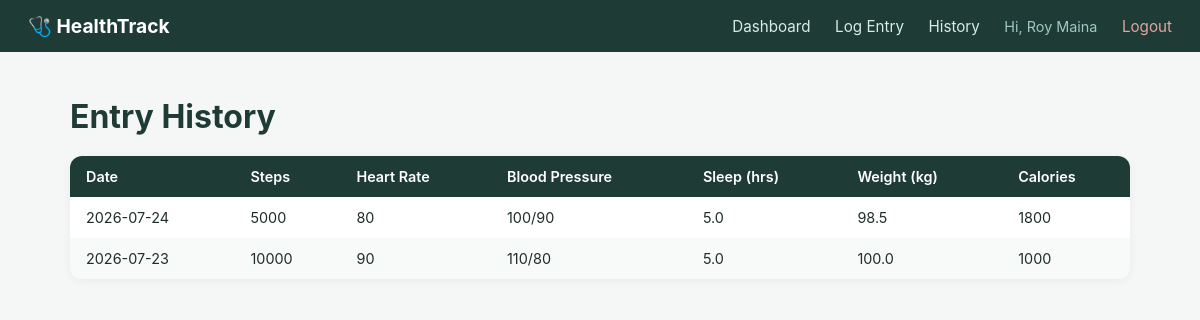
Screenshot of /history (signed in) with the database file from the repository.
### tables this page shows
CREATE TABLE entries (
        id INTEGER PRIMARY KEY AUTOINCREMENT,
        user_id INTEGER NOT NULL,
        entry_date TEXT NOT NULL,
        steps INTEGER,
        heart_rate INTEGER,
        bp_systolic INTEGER,
        bp_diastolic INTEGER,
        sleep_hours REAL,
        weight_kg REAL,
        calories INTEGER,
        created_at TEXT NOT NULL,
        FOREIGN KEY (user_id) REFERENCES users(id) ON DELETE CASCADE
    );

### app.py (the view)
@app.route("/history")
@login_required
def history():
    conn = get_db()
    rows = conn.execute(
        "SELECT * FROM entries WHERE user_id = ? ORDER BY entry_date DESC",
        (session["user_id"],),
    ).fetchall()
    conn.close()
    return render_template("history.html", rows=rows)

### app.py (called while the page is built)
def get_db():
    conn = sqlite3.connect(DB_PATH)
    conn.row_factory = sqlite3.Row
    conn.execute("PRAGMA foreign_keys = ON")
    return conn

def login_required(f):
    from functools import wraps
    @wraps(f)
    def wrapper(*args, **kwargs):
        if "user_id" not in session:
            return redirect(url_for("login"))
        return f(*args, **kwargs)
    return wrapper

### templates/history.html (shortened to what this page needs)
{% extends "base.html" %}
{% block content %}
<h1 class="page-title">Entry History</h1>
<div class="table-wrap">
<table class="data-table">
    <thead>
        <tr>
            <th>Date</th>
            <th>Steps</th>
            <th>Heart Rate</th>
            <th>Blood Pressure</th>
            <th>Sleep (hrs)</th>
            <th>Weight (kg)</th>
            <th>Calories</th>
        </tr>
    </thead>
    <tbody>
        {% for r in rows %}
        <tr>
            <td>{{ r['entry_date'] }}</td>
            <td>{{ r['steps'] if r['steps'] is not none else '—' }}</td>
            <td>{{ r['heart_rate'] if r['heart_rate'] is not none else '—' }}</td>
            <td>{% if r['bp_systolic'] %}{{ r['bp_systolic'] }}/{{ r['bp_diastolic'] }}{% else %}—{% endif %}</td>
            <td>{{ r['sleep_hours'] if r['sleep_hours'] is not none else '—' }}</td>
            <td>{{ r['weight_kg'] if r['weight_kg'] is not none else '—' }}</td>
            <td>{{ r['calories'] if r['calories'] is not none else '—' }}</td>
        </tr>
        {% else %}
        <tr><td colspan="7" class="empty-row">No entries yet. <a href="{{ url_for('new_entry') }}">Log your first one</a>.</td></tr>
        {% endfor %}
    </tbody>
</table>
</div>
{% endblock %}

### templates/base.html (shortened to what this page needs)
<!DOCTYPE html>
<html lang="en">
<head>
<link rel="stylesheet" href="{{ url_for('static', filename='style.css') }}">
</head>
<body>
{% if session.get('user_id') %}
<nav class="navbar">
    <div class="nav-brand">🩺 HealthTrack</div>
    <div class="nav-links">
        <a href="{{ url_for('dashboard') }}">Dashboard</a>
        <a href="{{ url_for('new_entry') }}">Log Entry</a>
        <a href="{{ url_for('history') }}">History</a>
        <span class="nav-user">Hi, {{ session.get('user_name') }}</span>
        <a href="{{ url_for('logout') }}" class="logout-link">Logout</a>
    </div>
</nav>
{% endif %}
<div class="container">
    {% block content %}{% endblock %}
</div>
</body>
</html>

### static/style.css (style rules this page uses)
* { box-sizing: border-box; }
body { margin: 0; font-family: -apple-system, BlinkMacSystemFont, 'Segoe UI', Roboto, sans-serif; background: #f4f7f6; color: #1f2d2b; }
.container { max-width: 1100px; margin: 0 auto; padding: 24px 20px 60px; }
.navbar { background: #1f3b36; color: white; display: flex; justify-content: space-between; align-items: center; padding: 14px 28px; }
.nav-brand { font-weight: 700; font-size: 1.2rem; }
.nav-links a { color: #d7ece7; text-decoration: none; margin-left: 20px; font-size: 0.95rem; }
.nav-user { margin-left: 20px; color: #9fc9c0; font-size: 0.9rem; }
.logout-link { color: #e2a6a6 !important; }
.page-title { color: #1f3b36; margin-bottom: 20px; }
.table-wrap { background: white; border-radius: 12px; overflow: hidden; box-shadow: 0 2px 10px rgba(0,0,0,0.05); }
.data-table { width: 100%; border-collapse: collapse; }
.data-table th, .data-table td { padding: 12px 16px; text-align: left; font-size: 0.9rem; }
.data-table th { background: #1f3b36; color: white; font-weight: 600; }
.data-table tr:nth-child(even) { background: #f7faf9; }

### rows the page displays
entries: entry_date "2026-07-24", steps "5000", heart_rate "80", bp_systolic "100", bp_diastolic "90", sleep_hours "5.0", weight_kg "98.5", calories "1800"
entries: entry_date "2026-07-23", steps "10000", heart_rate "90", bp_systolic "110", bp_diastolic "80", sleep_hours "5.0", weight_kg "100.0", calories "1000"

### other values shown
{{ session.get('user_name') }} "Roy Maina"
